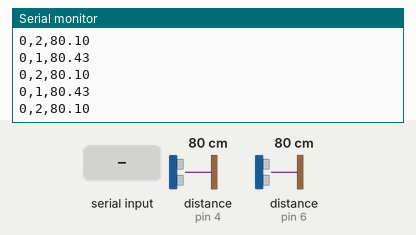
Bench run of a sketch on a simulated Arduino Uno, built with avr-gcc and run on an emulated ATmega328P. Parts: the last lines printed to the serial monitor. Wiring (inferred from the names in the program): 2 × ultrasonic range finder: trigger pin 3, echo pin 4 / trigger pin 5, echo pin 6. The test bench sets the inputs (shaded band); at power-on: distance to the obstacle (sensors on pin 4, pin 6) 80 cm. The echo pulse lasts 58.3 µs per cm.

Above: at 1.2 s.
1.3 s: distance to the obstacle (sensor on pin 4) set to 2 cm
At 1.85 s:
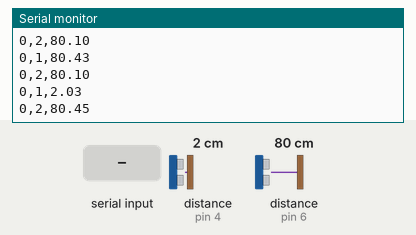
2.8 s: distance to the obstacle (sensor on pin 6) set to 2 cm
At 2.86 s:
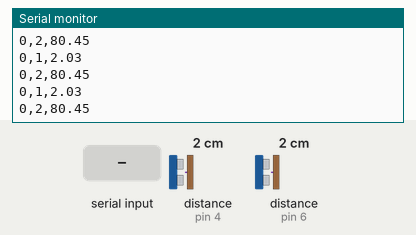
4.3 s: "CALIBRATE\n" received over Serial
At 4.88 s:
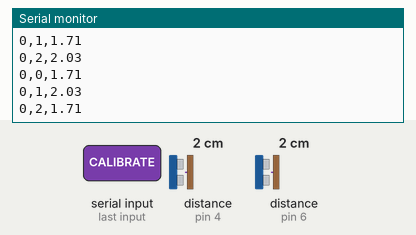
5.8 s: "1\n" received over Serial
7.3 s: distance to the obstacle (sensor on pin 4) set to 4 cm
At 7.39 s:
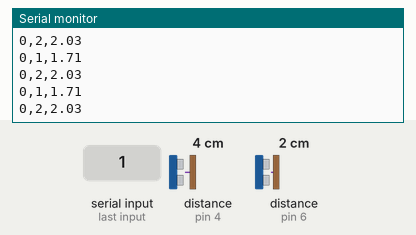
8.8 s: distance to the obstacle (sensor on pin 6) set to 4 cm
At 8.89 s:
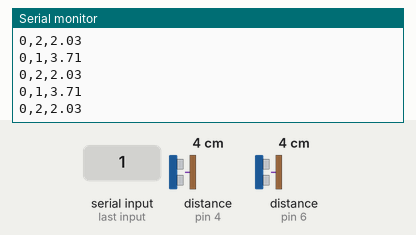
Timing chart, 0 to 11.3 s (numbered marks = the images above; inputs shaded):
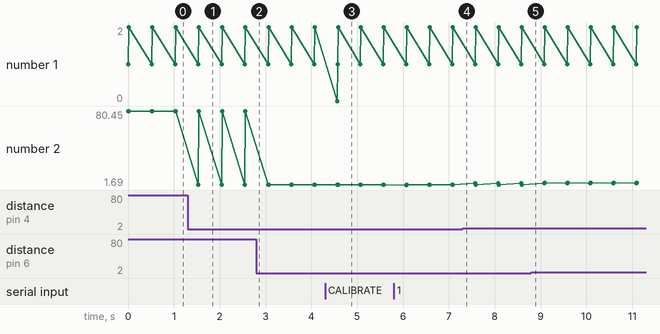

The sketch:

ultrasonic_1203.ino
```cpp
const int Trig_1 = 3;  // 设定SR04连接的Arduino引脚
const int Echo_1 = 4;
const int Trig_2 = 5;
const int Echo_2 = 6;

double distance_1, time_1;
double distance_2, time_2;

void setup()
{
  Serial.begin(9600);  // 初始化串口通信及连接SR04的引脚
  pinMode(Trig_1, OUTPUT);
  pinMode(Echo_1, INPUT);
  pinMode(Trig_2, OUTPUT);
  pinMode(Echo_2, INPUT);
  delay(!000);
}

void loop()
{
  if (Serial.available() > 0)
  {
    String command = Serial.readStringUntil('\n'); // 读取指令
    command.trim(); // 去除多余的空格和换行符

    if (command == "CALIBRATE")
    {
      // 执行标定，读取第一个传感器的距离作为标定值
      double calibrationDistance = measureDistance(Trig_1, Echo_1);
      if (calibrationDistance >= 0)
      {
        Serial.println("0,0," + String(calibrationDistance)); // 返回标定值
      }
    }
  }

  // 获取第一个传感器的距离
  distance_1 = measureDistance(Trig_1, Echo_1);
  if (distance_1 >= 0)
  {
      Serial.print("0,1,");
      Serial.println(distance_1); // 发送第一个传感器的数据
  }

  // 获取第二个传感器的距离（如果需要）
  distance_2 = measureDistance(Trig_2, Echo_2);
  if (distance_2 >= 0)
  {
      Serial.print("0,2,");
      Serial.println(distance_2); // 发送第二个传感器的数据
  }

  delay(500);
}

double measureDistance(int trigPin, int echoPin)
{
    digitalWrite(trigPin, LOW);
    delayMicroseconds(2);
    digitalWrite(trigPin, HIGH);
    delayMicroseconds(10);
    digitalWrite(trigPin, LOW);

    double time = pulseIn(echoPin, HIGH, 30000); // 超时时间30ms
    if (time == 0)
    {
        return -1; // 超时返回-1
    }
    double distance = time / 58.0; // 将时间转换为距离（单位：厘米）
    return distance;
}
```

Measured:
- after the input at 1.3 s, the serial monitor: prints a new line after 0.24 s (image 1)
- after the input at 4.3 s, the serial monitor: prints a new line after 0.26 s (image 3)
- plotted number 2: 80.1 → 80.45 after the input at 1.3 s, 2.03 → 4.05 after the input at 8.8 s
